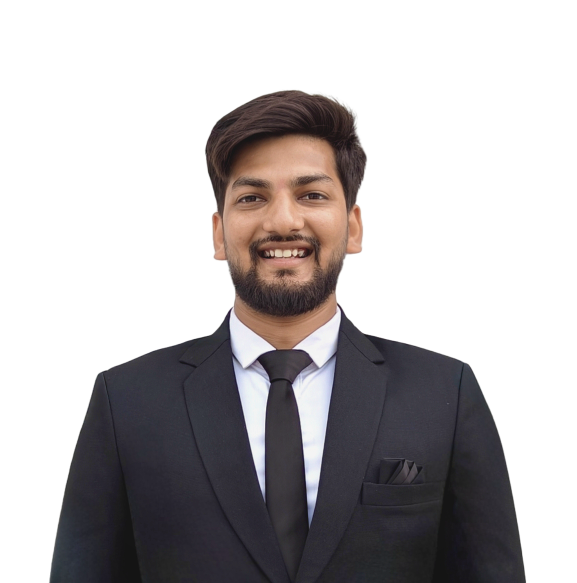
#> input picture assets/source/img.png, 1154 x 1166 px (shown at 1/2 size)
$ python generate.py
#> lines starting #> are read from the running program, lines starting #| are printed output that depends on the picture; after the words box and inside, x2 and y2 are one past the last pixel; in counts of white or black regions, pixels touching at a corner belong together
#!/usr/bin/env python3
"""Generate the animated GitHub profile banners with high-definition Atkinson dithering
and dynamic particle collapse.

Run from the repository root:
    python scripts/banner/generate.py
"""

from __future__ import annotations

import html
import math
from pathlib import Path

import numpy as np
from PIL import Image, ImageDraw, ImageEnhance, ImageFilter, ImageOps
from scipy.optimize import linear_sum_assignment
from scipy.spatial.distance import cdist


ROOT = Path(__file__).resolve().parents[2]
SOURCE = ROOT / "assets/source/img.png"
ASSETS = ROOT / "assets"
LOGOS = Path(__file__).resolve().parent / "logos"
DATA = Path(__file__).resolve().parent / "data"

W, H = 1180, 610
LOOP_SECONDS = 14.2
INTRO_SECONDS = 3.2
TRAVELLER_COUNT = 900
SEED = 314159

ROWS = [
    ("Subject", "Dheeraj Chavan"),
    ("Role", "Data & AI Engineer"),
    ("Location", "Dublin, Ireland 🇮🇪"),
    ("Education", "MSc Business Analytics · UCD Smurfit"),
    ("Status", "Learning -> Building -> Shipping"),
    ("ToolChain", "Antigravity · Claude Code · Git"),
    ("Core.AI", "LLM Systems · Agentic Workflows · MCP"),
    ("Core.Data", "Pipelines · Star Schema · PostgreSQL"),
    ("Core.Analytics", "Predictive Modeling · Tableau · Pandas"),
    ("Core.Automation", "Playwright · Python · APIs"),
    ("Core.Infra", "Docker · GitHub Actions · AWS"),
    ("Grid.LinkedIn", "/in/dheeraj-chavan23"),
    ("Grid.GitHub", "DheerajChavan23"),
    ("Grid.LeetCode", "chavan_dheeraj"),
    ("Grid.Mail", "chavandheeraj165@gmail.com"),
]

THEMES = {
    "dark": {
        "bg": "#0A101F",
        "panel": "#0D1628",
        "panel2": "#101B30",
        "line": "#25344C",
        "muted": "#8291A8",
        "text": "#DDE7F5",
        "portrait": "#AA9BEF",
        "chrome": "#22D3EE",
        "accent": "#10B981",
        "shadow": "#02050B",
    },
    "light": {
        "bg": "#F6F8FA",
        "panel": "#FFFFFF",
        "panel2": "#EDF3F7",
        "line": "#CBD7E1",
        "muted": "#64748B",
        "text": "#172033",
        "portrait": "#4A3D7A",
        "chrome": "#0891B2",
        "accent": "#10B981",
        "shadow": "#AAB7C4",
    },
}


def make_logos() -> dict[str, Image.Image]:
    """Create clean 400px black-on-transparent silhouette sources."""
    LOGOS.mkdir(parents=True, exist_ok=True)
    size = 400
    logos: dict[str, Image.Image] = {}

    # 1. Agent / AI Network (AI & Agentic Systems)
    agent = Image.new("RGBA", (size, size), (0, 0, 0, 0))
    d_agent = ImageDraw.Draw(agent)
    center = (200, 200)
    d_agent.ellipse((145, 145, 255, 255), fill="black")
    num_nodes = 6
    orbit_r = 135
    node_r = 28
    for i in range(num_nodes):
        ang = i * math.tau / num_nodes - math.pi / 2
        nx = int(center[0] + orbit_r * math.cos(ang))
        ny = int(center[1] + orbit_r * math.sin(ang))
        d_agent.line([center, (nx, ny)], fill="black", width=16)
        d_agent.ellipse((nx - node_r, ny - node_r, nx + node_r, ny + node_r), fill="black")
        next_ang = (i + 1) * math.tau / num_nodes - math.pi / 2
        nnx = int(center[0] + orbit_r * math.cos(next_ang))
        nny = int(center[1] + orbit_r * math.sin(next_ang))
        d_agent.line([(nx, ny), (nnx, nny)], fill="black", width=10)
    logos["agent"] = agent

    # 2. </> mark built from broad, rounded strokes (Engineering & Automation)
    code = Image.new("RGBA", (size, size), (0, 0, 0, 0))
    d = ImageDraw.Draw(code)
    stroke = 42
    d.line([(154, 95), (66, 200), (154, 305)], fill="black", width=stroke, joint="curve")
    d.line([(246, 95), (334, 200), (246, 305)], fill="black", width=stroke, joint="curve")
    d.line([(225, 72), (174, 328)], fill="black", width=stroke)
    logos["code"] = code

    # 3. Quality Shield with Checkmark (SDET, Verification & Analytics)
    shield = Image.new("RGBA", (size, size), (0, 0, 0, 0))
    d_shield = ImageDraw.Draw(shield)
    shield_pts = [
        (200, 48),
        (322, 92),
        (322, 225),
        (200, 352),
        (78, 225),
        (78, 92),
    ]
    d_shield.polygon(shield_pts, fill="black")
    check_pts = [(140, 195), (180, 240), (265, 140)]
    d_shield.line(check_pts, fill=(0, 0, 0, 0), width=32, joint="curve")
    logos["shield"] = shield

    for name, image in logos.items():
        image.save(LOGOS / f"{name}.png", optimize=True)
    return logos


def atkinson(gray_arr: np.ndarray) -> np.ndarray:
    """High-fidelity Atkinson error diffusion; preserves crisp edges and facial details."""
    work = gray_arr.copy().astype(np.float32) / 255.0
    h, w = work.shape
    out = np.zeros_like(work, dtype=bool)
    for y in range(h):
        for x in range(w):
            old = work[y, x]
            new = 1.0 if old >= 0.5 else 0.0
            out[y, x] = bool(new)
            err = (old - new) / 8.0
            if x + 1 < w:
                work[y, x + 1] += err
            if x + 2 < w:
                work[y, x + 2] += err
            if y + 1 < h:
                if x - 1 >= 0:
                    work[y + 1, x - 1] += err
                work[y + 1, x] += err
                if x + 1 < w:
                    work[y + 1, x + 1] += err
            if y + 2 < h:
                work[y + 2, x] += err
    return out


def portrait_points(theme: str, rng: np.random.Generator) -> np.ndarray:
    """Return sampled x/y banner coordinates from a crystal-clear Atkinson dither grid."""
    source = Image.open(SOURCE).convert("RGBA")
    # Tight crop: head, smile, and shoulders centered prominently in the 300x340 frame
    crop = source.crop((275, 160, 875, 840)).resize((300, 340), Image.Resampling.LANCZOS)
    rgb = crop.convert("RGB")
    alpha = np.asarray(crop.getchannel("A"), dtype=np.float32) / 255.0
    gray = np.asarray(ImageOps.grayscale(rgb), dtype=np.float32)

    # Tone curve tailored for Dheeraj's facial structure (protecting eyes, beard, and smile)
    g_img = Image.fromarray(np.uint8(np.clip(gray, 0, 255)), "L")
    g_img = ImageEnhance.Contrast(g_img).enhance(1.8)
    g_arr = (np.asarray(g_img) / 255.0) ** 1.2 * 255.0
    g_img = Image.fromarray(np.uint8(g_arr), "L")
    g_sharp = g_img.filter(ImageFilter.UnsharpMask(radius=2, percent=220, threshold=3))

    bits = atkinson(np.asarray(g_sharp))
    if theme == "dark":
        active = bits & (alpha > 0.1)
    else:
        active = (~bits) & (alpha > 0.1)

    ys, xs = np.where(active)
    if len(xs) == 0:
        return np.zeros((0, 2), dtype=np.float32)
    points = np.column_stack((74 + xs, 154 + ys)).astype(np.float32)
    return points


def sample_logo_points(
    image: Image.Image, rng: np.random.Generator, count: int
) -> np.ndarray:
    """Sample a silhouette into the portrait frame's visual coordinate space."""
    alpha = np.asarray(image.getchannel("A"))
    ys, xs = np.where(alpha > 127)
    chosen = rng.choice(len(xs), count, replace=len(xs) < count)
    # Logo occupies a centered 270x270 square inside VISUAL.MAP.
    return np.column_stack((89 + xs[chosen] * 0.675, 188 + ys[chosen] * 0.675)).astype(
        np.float32
    )


def transport(source: np.ndarray, target: np.ndarray) -> np.ndarray:
    """Order target points by minimum-cost assignment from source points."""
    rows, cols = linear_sum_assignment(cdist(source, target, metric="sqeuclidean"))
    ordered = np.empty_like(target)
    ordered[rows] = target[cols]
    return ordered


def num(value: float) -> str:
    return f"{value:.1f}".rstrip("0").rstrip(".")


def point_path(points: np.ndarray) -> str:
    """Aggregate adjacent horizontal one-pixel dots into compact SVG path runs."""
    if not len(points):
        return ""
    integer = np.rint(points).astype(int)
    unique = sorted({(int(x), int(y)) for x, y in integer}, key=lambda p: (p[1], p[0]))
    chunks: list[str] = []
    i = 0
    while i < len(unique):
        x0, y = unique[i]
        x1 = x0
        i += 1
        while i < len(unique) and unique[i][1] == y and unique[i][0] <= x1 + 1:
            x1 = unique[i][0]
            i += 1
        chunks.append(f"M{x0} {y}h{x1 - x0 + 1}")
    return "".join(chunks)


def dotted_leader(x1: float, x2: float, y: float) -> str:
    if x2 <= x1:
        return ""
    return "".join(f"M{x} {num(y)}h1" for x in np.arange(x1, x2, 5.0))


def text_width(text: str, font_size: float) -> float:
    """Stable monospace width used both for textLength and leader placement."""
    return len(text) * font_size * 0.605


def animate_values(points: list[np.ndarray], index: int) -> str:
    return ";".join(f"{num(p[index, 0])} {num(p[index, 1])}" for p in points)


def render_svg(
    theme_name: str,
    portrait: np.ndarray,
    logo_points: dict[str, np.ndarray],
    rng: np.random.Generator,
) -> str:
    t = THEMES[theme_name]
    n = min(TRAVELLER_COUNT, len(portrait))
    source = portrait[rng.choice(len(portrait), n, replace=False)]
    agent = transport(source, logo_points["agent"][:n])
    code = transport(agent, logo_points["code"][:n])
    shield = transport(code, logo_points["shield"][:n])

    # 14.2 second continuous loop
    times = [0, 3.0, 4.3, 6.3, 7.6, 9.6, 10.9, 12.9, 14.2]
    key_times = ";".join(num(v / LOOP_SECONDS) for v in times)
    frames = [source, source, agent, agent, code, code, shield, shield, source]
    # Travellers: invisible during portrait hold, visible during all logo phases, invisible upon return
    opacity_values = "0;0;1;1;1;1;1;1;0"

    parts: list[str] = [
        '<svg xmlns="http://www.w3.org/2000/svg" '
        f'width="{W}" height="{H}" viewBox="0 0 {W} {H}" role="img" '
        'aria-labelledby="title desc">',
        "<title id=\"title\">Dheeraj's live system profile</title>",
        '<desc id="desc">Animated terminal profile with a sharp dithered portrait and '
        "agent, code, and quality assurance silhouettes.</desc>",
        "<defs>",
        '<filter id="shadow" x="-20%" y="-20%" width="140%" height="150%">'
        f'<feDropShadow dx="0" dy="12" stdDeviation="16" flood-color="{t["shadow"]}" '
        'flood-opacity=".28"/></filter>',
        '<filter id="glow" x="-100%" y="-100%" width="300%" height="300%">'
        f'<feGaussianBlur stdDeviation="3" result="b"/><feFlood flood-color="{t["chrome"]}" '
        'flood-opacity=".35"/><feComposite in2="b" operator="in"/>'
        '<feMerge><feMergeNode/><feMergeNode in="SourceGraphic"/></feMerge></filter>',
        '<clipPath id="visualClip"><rect x="49" y="124" width="390" height="414" rx="3"/></clipPath>',
        "</defs>",
        f'<rect width="{W}" height="{H}" rx="18" fill="{t["bg"]}"/>',
        f'<rect x="13" y="13" width="1154" height="584" rx="13" fill="{t["panel"]}" '
        f'stroke="{t["line"]}" filter="url(#shadow)"/>',
        f'<path d="M13 62H1167" stroke="{t["line"]}"/>',
        '<circle cx="38" cy="38" r="6" fill="#FF5F57"/>'
        '<circle cx="59" cy="38" r="6" fill="#FEBC2E"/>'
        '<circle cx="80" cy="38" r="6" fill="#28C840"/>',
        f'<text x="590" y="43" text-anchor="middle" fill="{t["muted"]}" '
        'font-family="ui-monospace,SFMono-Regular,Consolas,monospace" font-size="13" '
        'letter-spacing=".4">profile.sh --live</text>',
        # Left visual frame.
        f'<rect x="35" y="88" width="418" height="472" rx="6" fill="{t["panel2"]}" '
        f'stroke="{t["line"]}"/>',
        f'<path d="M35 124H453" stroke="{t["line"]}"/>',
        f'<text x="49" y="111" fill="{t["chrome"]}" '
        'font-family="ui-monospace,SFMono-Regular,Consolas,monospace" font-size="13" '
        'font-weight="700" letter-spacing="1.2">VISUAL.MAP</text>',
        f'<text x="438" y="111" text-anchor="end" fill="{t["muted"]}" '
        'font-family="ui-monospace,SFMono-Regular,Consolas,monospace" font-size="11">300×340 / ATKINSON</text>',
        f'<path d="M49 141h12M49 141v12M439 141h-12M439 141v12M49 539h12M49 539v-12'
        f'M439 539h-12M439 539v-12" fill="none" stroke="{t["chrome"]}" opacity=".55"/>',
        '<g clip-path="url(#visualClip)" shape-rendering="crispEdges">',
    ]

    # Dynamic particle collapse:
    # 94 bands that hold rock-solid at t=0..3.0s, then at t=3.0s break apart and collapse
    # toward the center while fading completely to OPACITY 0!
    # During t=4.3s to 12.9s (all logo displays), background opacity is 0 (COMPLETELY INVISIBLE).
    # Then at t=12.9s..14.2s, they smoothly reform as the particles return.
    agent_centroid = agent.mean(axis=0)
    band_ids = rng.integers(0, 94, size=len(portrait))
    noise = rng.normal(0, 5, size=(94, 2))
    for band in range(94):
        pts = portrait[band_ids == band]
        if not len(pts):
            continue
        centroid = pts.mean(axis=0)
        # Shift towards the logo center with dispersion noise
        delta = (agent_centroid - centroid) * 0.28 + noise[band]
        d = point_path(pts)
        parts.append(
            f'<path d="{d}" fill="none" stroke="{t["portrait"]}" stroke-width="1">'
            f'<animateTransform attributeName="transform" type="translate" begin="0s" '
            f'dur="{LOOP_SECONDS}s" repeatCount="indefinite" calcMode="linear" '
            f'keyTimes="{key_times}" values="0 0;0 0;{num(delta[0])} {num(delta[1])};'
            f'{num(delta[0])} {num(delta[1])};0 0;0 0;0 0;0 0;0 0"/>'
            f'<animate attributeName="opacity" begin="0s" dur="{LOOP_SECONDS}s" '
            f'repeatCount="indefinite" keyTimes="{key_times}" '
            'values="1;1;0;0;0;0;0;0;1"/></path>'
        )

    # Optimal-transport travellers: morph between portrait and the 3 logos
    for i in range(n):
        positions = animate_values(frames, i)
        parts.append(
            f'<path d="M-.65-.65h1.3v1.3h-1.3z" fill="{t["portrait"]}">'
            f'<animateTransform attributeName="transform" type="translate" begin="0s" '
            f'dur="{LOOP_SECONDS}s" repeatCount="indefinite" calcMode="linear" '
            f'keyTimes="{key_times}" values="{positions}"/>'
            f'<animate attributeName="opacity" begin="0s" dur="{LOOP_SECONDS}s" '
            f'repeatCount="indefinite" calcMode="linear" keyTimes="{key_times}" '
            f'values="{opacity_values}"/></path>'
        )

    parts.extend(
        [
            "</g>",
            # Telemetry footer
            f'<text x="58" y="551" fill="{t["muted"]}" '
            'font-family="ui-monospace,SFMono-Regular,Consolas,monospace" font-size="10">'
            f'PTS {len(portrait):05d} · HD/ATKINSON</text>',
            # Right information panel.
            f'<rect x="474" y="88" width="672" height="472" rx="6" fill="{t["panel2"]}" '
            f'stroke="{t["line"]}"/>',
            f'<path d="M474 124H1146" stroke="{t["line"]}"/>',
            f'<text x="490" y="111" fill="{t["chrome"]}" '
            'font-family="ui-monospace,SFMono-Regular,Consolas,monospace" font-size="13" '
            'font-weight="700" letter-spacing="1.2">SYSTEM.INFO</text>',
            # LIVE badge and handle pill.
            '<g filter="url(#glow)"><circle cx="915" cy="106" r="4" fill="#FF4D5A">'
            '<animate attributeName="opacity" values="1;.3;1" dur="1.6s" repeatCount="indefinite"/>'
            '</circle></g>',
            '<text x="927" y="111" fill="#FF4D5A" '
            'font-family="ui-monospace,SFMono-Regular,Consolas,monospace" font-size="12" '
            'font-weight="700">LIVE</text>',
            f'<rect x="960" y="94" width="168" height="24" rx="12" fill="{t["chrome"]}" opacity=".16" '
            f'stroke="{t["chrome"]}"/>',
            f'<text x="1044" y="111" text-anchor="middle" fill="{t["chrome"]}" '
            'font-family="ui-monospace,SFMono-Regular,Consolas,monospace" font-size="13" '
            'font-weight="700">@DheerajChavan23</text>',
        ]
    )

    value_right = 1127.0
    row_y = 153.0
    for label, value in ROWS:
        value_len = text_width(value, 14)
        label_len = text_width(label, 14)
        leader_start = 491 + label_len + 12
        leader_end = value_right - value_len - 12
        parts.extend(
            [
                f'<text x="491" y="{num(row_y)}" fill="{t["muted"]}" '
                'font-family="ui-monospace,SFMono-Regular,Consolas,monospace" font-size="14">'
                f"{html.escape(label)}</text>",
                f'<path d="{dotted_leader(leader_start, leader_end, row_y - 4)}" '
                f'fill="none" stroke="{t["line"]}" stroke-width="1" shape-rendering="crispEdges"/>',
                f'<text x="{num(value_right)}" y="{num(row_y)}" text-anchor="end" '
                f'fill="{t["text"]}" font-family="ui-monospace,SFMono-Regular,Consolas,monospace" '
                f'font-size="14" textLength="{num(value_len)}" lengthAdjust="spacingAndGlyphs">'
                f"{html.escape(value)}</text>",
            ]
        )
        row_y += 23

    parts.extend(
        [
            f'<path d="M490 530H1130" stroke="{t["line"]}"/>',
            f'<text x="491" y="548" fill="{t["accent"]}" '
            'font-family="ui-monospace,SFMono-Regular,Consolas,monospace" font-size="11">'
            "● ALL SYSTEMS NOMINAL</text>",
            f'<text x="1128" y="548" text-anchor="end" fill="{t["muted"]}" '
            'font-family="ui-monospace,SFMono-Regular,Consolas,monospace" font-size="11">'
            "UTC+1 · DUBLIN NODE</text>",
            "</svg>",
        ]
    )
    return "".join(parts)


def main() -> None:
    if not SOURCE.exists():
        raise SystemExit(f"Missing source portrait: {SOURCE}")
    ASSETS.mkdir(parents=True, exist_ok=True)
    DATA.mkdir(parents=True, exist_ok=True)
    logos = make_logos()
#> in make_logos, `agent = Image.new("RGBA", (size, size), (0, 0, 0, 0))`: agent: PIL image 400x400 RGBA; every value is 0
#> the loop in make_logos, `for name, image in logos.items():` made 3 passes
#> name on passes 1 to 3: 'agent', 'code', 'shield'
#> pass 1, in make_logos, `image.save(LOGOS / f"{name}.png", optimize=True)`:
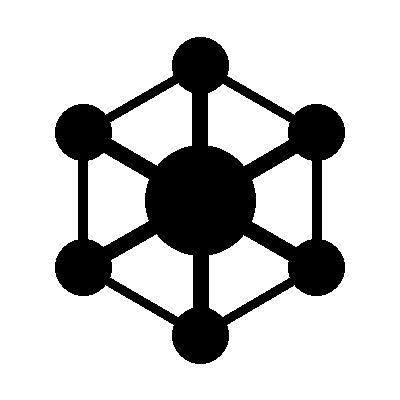
#> saved as agent.png: PIL image 400x400 RGBA; mean R, G, B, A 0, 0, 0, 54.5; transparent parts drawn white
#> logos = 3 items

    portraits: dict[str, np.ndarray] = {}
    for index, theme in enumerate(THEMES):
        rng = np.random.default_rng(SEED + index)
        points = portrait_points(theme, rng)
#> in portrait_points, source is the input picture: PIL image 1154x1166 RGBA; mean R, G, B, A 155.1, 152.2, 150.9, 102.2
#> in portrait_points, `crop = source.crop((275, 160, 875, 840)).resize((300, 340), Image.Resa..`:
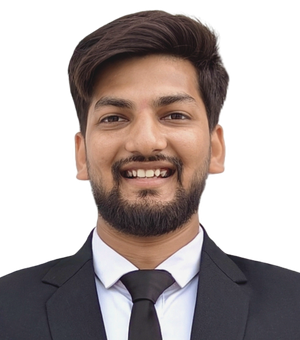
#> crop: PIL image 300x340 RGBA; mean R, G, B, A 66.8, 56.5, 54.6, 141.2; transparent parts drawn white
#> in portrait_points, `alpha = np.asarray(crop.getchannel("A"), dtype=np.float32) / 255.0`:
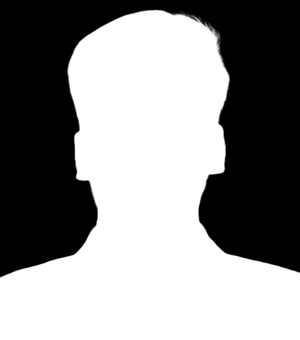
#> alpha: shape (340, 300) float32; min 0, max 1, mean 0.554
#> in portrait_points, `gray = np.asarray(ImageOps.grayscale(rgb), dtype=np.float32)`:
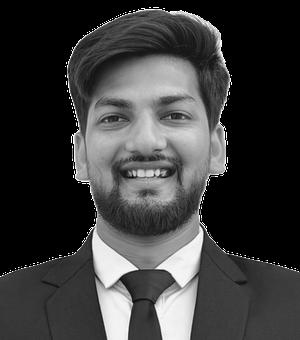
#> gray: shape (340, 300) float32; min 0, max 255, mean 59.3
#> after the loop in atkinson, `for y in range(h):`:
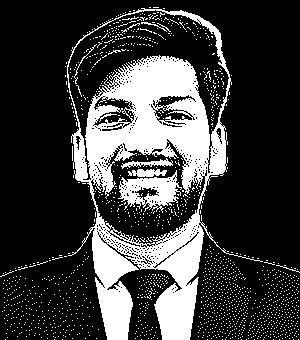
#> out: shape (340, 300) bool; 24% white; 1627 white regions (1617 under 20 px), largest, box (x1, y1, x2, y2) and area: (67, 8, 263, 340) 20215, (118, 170, 182, 213) 1329, (128, 169, 167, 177) 218
#> after the loop in atkinson, `for y in range(h):`:
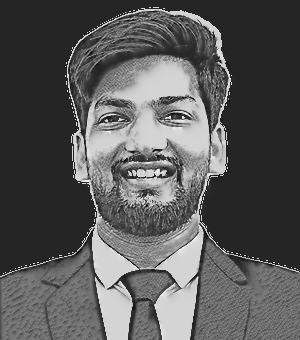
#> work: shape (340, 300) float32; min -0.216, max 1.24, mean 0.298; drawn with min black and max white
#> in portrait_points, `active = bits & (alpha > 0.1)`:
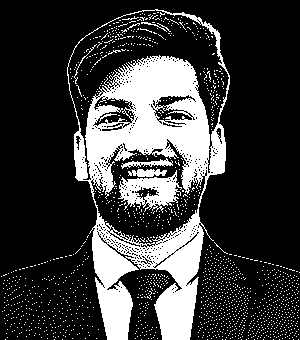
#> active: shape (340, 300) bool; 23.3% white; 1585 white regions (1576 under 20 px), largest, box (x1, y1, x2, y2) and area: (67, 9, 230, 340) 19677, (118, 170, 182, 213) 1329, (128, 169, 167, 177) 218
#> in portrait_points, `points = np.column_stack((74 + xs, 154 + ys)).astype(np.float32)`: points = 23742 pairs, first value 75 to 373, second value 163 to 493
        portraits[theme] = points
        np.save(DATA / f"portrait-{theme}.npy", points)

    for index, theme in enumerate(THEMES):
        rng = np.random.default_rng(SEED + 100 + index)
        sampled = {
            name: sample_logo_points(image, rng, TRAVELLER_COUNT)
            for name, image in logos.items()
        }
        for name, points in sampled.items():
            np.save(DATA / f"{name}-{theme}.npy", points)
        svg = render_svg(theme, portraits[theme], sampled, rng)
        output = ASSETS / f"banner-{theme}.v9.svg"
        output.write_text(svg, encoding="utf-8")
        byte_size = output.stat().st_size
        print(
            f"{output.relative_to(ROOT)}: {byte_size:,} bytes "
            f"({byte_size / 1024:.1f} KiB), {len(portraits[theme]):,} portrait dots, "
            f"{TRAVELLER_COUNT} travellers"
        )
#> this loop made 2 passes
#> (n in render_svg, frames in render_svg, agent_centroid in render_svg) on passes 1 to 2: (900, 9 point arrays, longest 900 points, [223.2, 322.4]), (900, 9 point arrays, longest 900 points, [221.6, 322.5])
#| assets/banner-dark.v9.svg: 748,203 bytes (730.7 KiB), 23,742 portrait dots, 900 travellers
#| assets/banner-light.v9.svg: 842,033 bytes (822.3 KiB), 33,373 portrait dots, 900 travellers

    for name in logos:
        output = LOGOS / f"{name}.png"
        print(f"{output.relative_to(ROOT)}: {output.stat().st_size:,} bytes")
#> this loop made 1 pass


if __name__ == "__main__":
#> (the run stopped early here; a loop or call above may not have finished)
